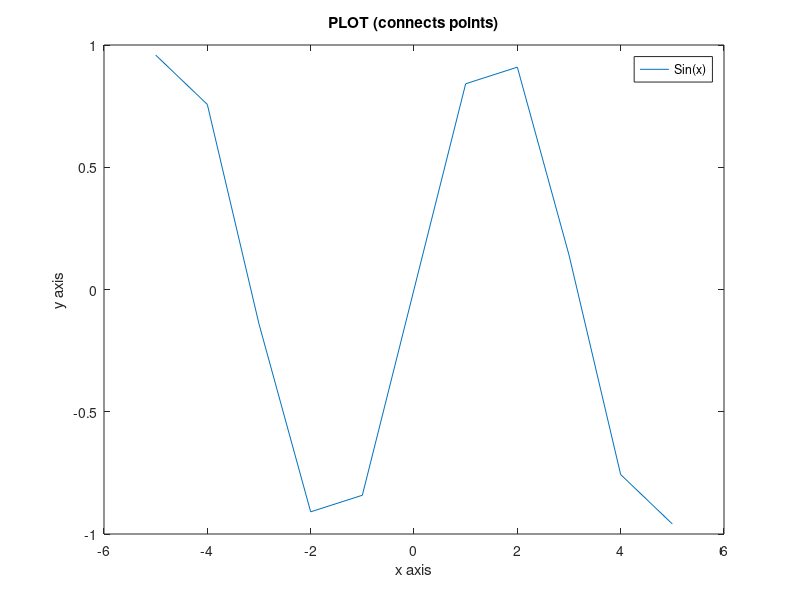
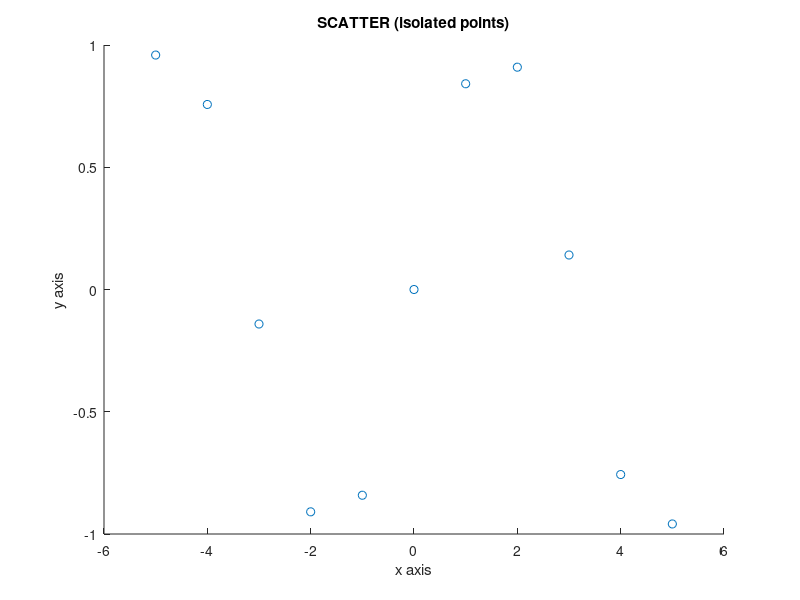
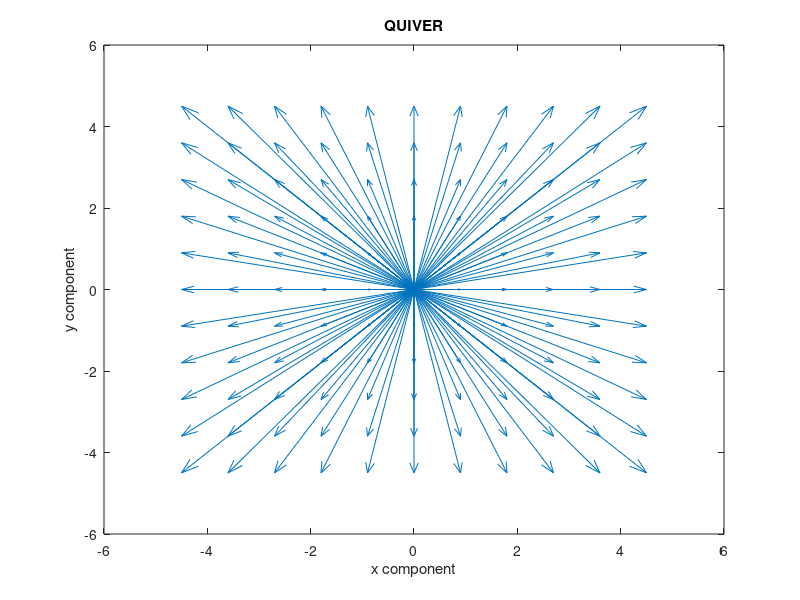
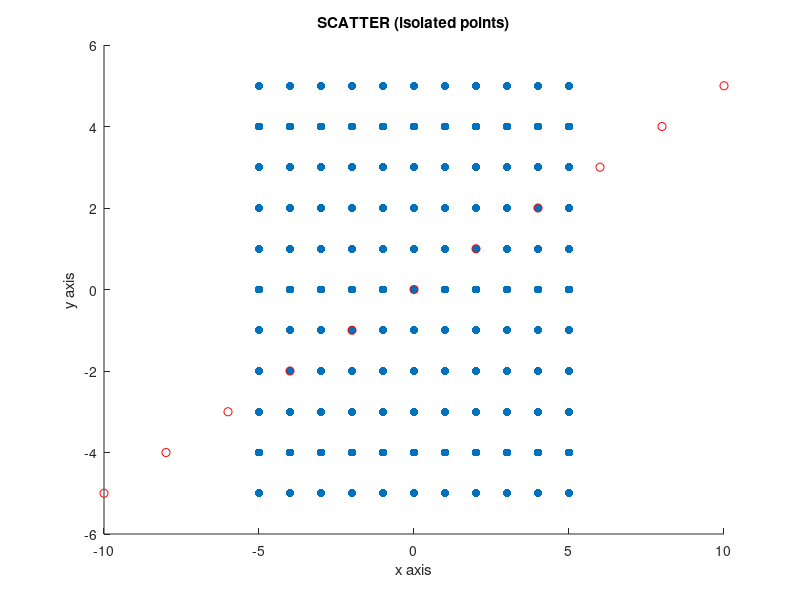

The MATLAB script that drew these images, in order:
% ==========================================================================
clear all; close all; clc;

% 2d plots
[x,y] = meshgrid(-5:1:5);

f1 = sin(x(1,:));

figure
plot(x(1,:),f1,';Sin(x);')
xlabel('x axis'); ylabel('y axis');
title('PLOT (connects points)')

figure
scatter(x(1,:),f1,';Sin(x);')
xlabel('x axis'); ylabel('y axis');
title('SCATTER (isolated points)')

figure
h = quiver(x*0,y*0,x,y)
set (h, "maxheadsize", 0.033);
xlabel('x component'); ylabel('y component');
title('QUIVER')

% AX = Y
A = [1 1;0 1]
figure
scatter(x,y,'filled')
hold on
T = A*[x(1,:);transpose(y(:,1))]
scatter(T(1,:),T(2,:),'r')
hold off

xlabel('x axis'); ylabel('y axis');
title('SCATTER (isolated points)')

return

xx=[0;2];
   yy=[0;0];
   quiver(xx,yy,[0;1],[2;3],0,"linewidth",4);axis equal;xlim([-4 4]);ylim([0 5]);grid on;
   
clf
xs=[0 0 1 5 0]
ys=[0 0 7 1 0]
xe=[5 1 5 1 6]
ye=[1 7 1 7 8]
q=1;
h=quiver(xs(q),ys(q),xe(q),ye(q), 0,'b');
hold on
set (h, "maxheadsize", 0.033);
q=3;
h=quiver(xs(q),ys(q),xe(q),ye(q), 0,'--b');
set (h, "maxheadsize", 0.033);
q=2;
h=quiver(xs(q),ys(q),xe(q),ye(q), 0,'r');
set (h, "maxheadsize", 0.033);
q=4;
h=quiver(xs(q),ys(q),xe(q),ye(q), 0,'--r');
set (h, "maxheadsize", 0.033);
q=5;
h=quiver(xs(q),ys(q),xe(q),ye(q), 0,'g');
set (h, "maxheadsize", 0.033);
axis("square")
grid on
hold off

disp("======================================================================")
disp("SUCCESS");

return
